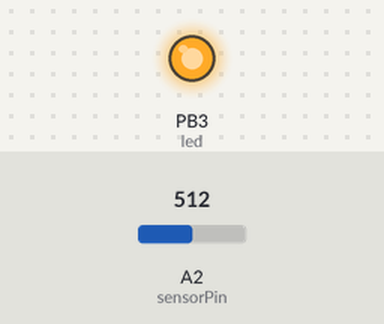
A sketch run on a simulated ATtiny85, built with avr-gcc and run on an emulated ATtiny85. On the bench: output pins drawn as LEDs (lit = HIGH). The inputs (shaded band) are chosen by the test bench; at power-on: A2 (sensorPin) = 512.

Above: at 1.2 s.
1.3 s: A2 (sensorPin) set to 136
2.8 s: A2 (sensorPin) set to 121
At 3.8 s:
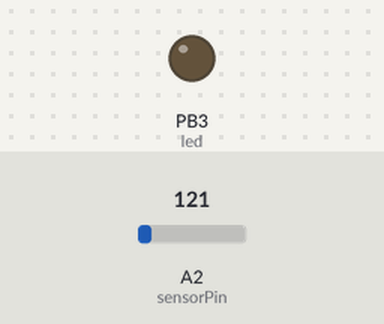
4.3 s: A2 (sensorPin) set to 306
At 4.6 s:
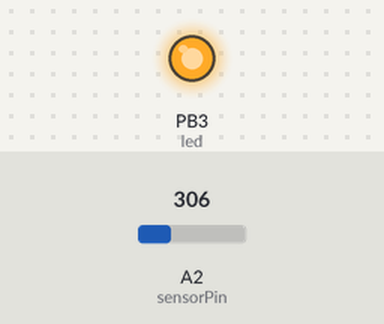
5.8 s: A2 (sensorPin) set to 122
At 6.2 s:
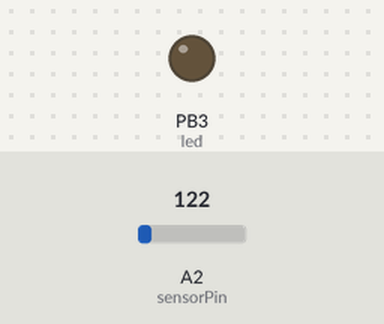
Timing chart, 0 to 8.3 s (numbered marks = the images above; inputs shaded):
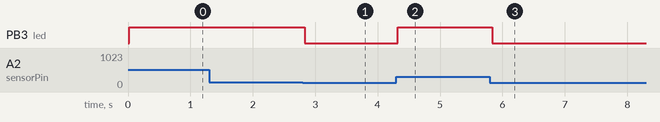

The sketch:

softwareSerial_84-44.ino
```cpp
/*

   Software Serial with the ATtiny

   This sketch reads analog values coming in from the ATtiny.
   Be sure to read the full pinout when working with analog input:
   http://highlowtech.org/wp-content/uploads/2011/10/ATtiny45-85.png

   Fall 2016
   Computational Craft //MFADT Parsons

   CREDITS:
  quitmeyer
  https://github.com/quitmeyer/ATtinyBareDemos/blob/master/ATTinyAnalogInputTOSerial/ATTinyAnalogInputTOSerial.ino

  Takes an input on the AtTiny85 from the VERY TRICKY analogue input pin 2 (as labeled in HLT tutorial)
  and outputs these with Software serial to the arduino uno, or Duemillanove
  Hookup
  ATTINY85/45 pin 3 -> Arduino Uno pin 0
  ATTINY85/45 pin 4 -> Arduino Uno pin 1

*/


#include <SoftwareSerial.h>
// Definitions
#define rxPin 10 //3
#define txPin 9 //4

int led = 3;
int sensorPin = A2; //uncomment if using ATtiny 44/84
int sensorVal = 0;

SoftwareSerial mySerial(rxPin, txPin);


// the setup routine runs once when you press reset:
void setup() {
  mySerial.begin(9600);
  pinMode(led, OUTPUT);
  pinMode(sensorPin, INPUT);
  pinMode(rxPin, INPUT);
  pinMode(txPin, OUTPUT);
}

// the loop routine runs over and over asensorpingain forever:
void loop() {

  sensorVal = analogRead(sensorPin);
  mySerial.print("Input Val: ");
  mySerial.print(sensorVal);
  mySerial.println();

  analogWrite(led, sensorVal);

  /*
    digitalWrite(led, HIGH);
    mySerial.println("ON");
    delay(1000);
    digitalWrite(led, LOW);
    mySerial.println("OFF");
    delay(1000);
  */
}
```

Measured:
- the behaviour switches between 128 and 127 on A2 (sensorPin) (found by bisection; images 0 and 1)
- after the input at 1.3 s, every drawn part: stays the same
- after the input at 2.8 s, PB3 (led): HIGH → LOW at once
- after the input at 4.3 s, PB3 (led): LOW → HIGH at once
- after the input at 5.8 s, PB3 (led): HIGH → LOW at once
